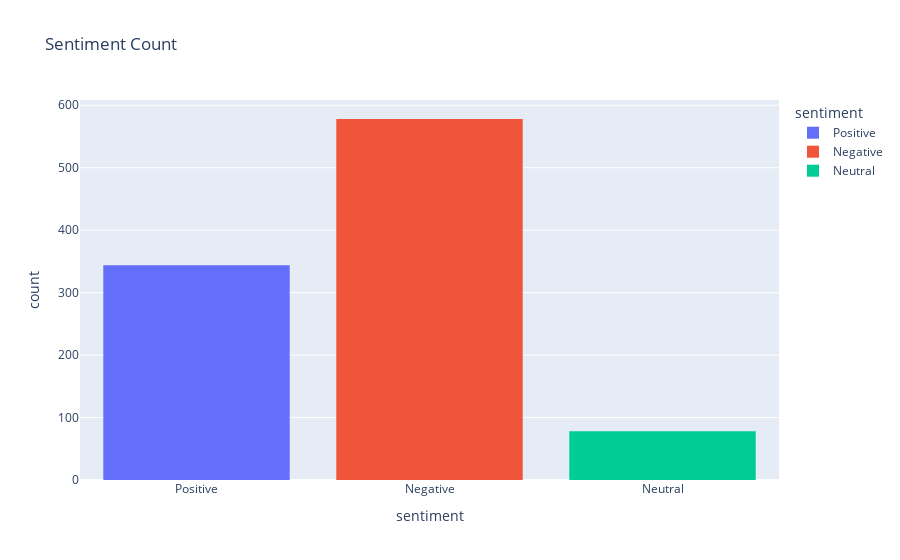

Here is the notebook cell this chart was saved with:
### Code cell
# Count the sentiment and make the chart using plotly, where Positive is green, Neutral is yellow, and Negative is red
fig = px.histogram(new_df, x="sentiment", color="sentiment", title="Sentiment Count")
fig.show()

### Figure 1 — Plotly figure (JSON) as saved in the notebook; plotly's stock layout.template omitted (floating-point values rounded to 4 significant figures; data arrays with more than 128 entries replaced by an {"elided": "..."} marker saying what was removed)
{"data": [{"alignmentgroup": "True", "bingroup": "x", "hovertemplate": "sentiment=%{x}<br>count=%{y}<extra></extra>", "legendgroup": "Positive", "marker": {"color": "#636efa", "pattern": {"shape": ""}}, "name": "Positive", "offsetgroup": "Positive", "orientation": "v", "showlegend": true, "type": "histogram", "x": {"elided": "344 str values"}, "xaxis": "x", "yaxis": "y"}, {"alignmentgroup": "True", "bingroup": "x", "hovertemplate": "sentiment=%{x}<br>count=%{y}<extra></extra>", "legendgroup": "Negative", "marker": {"color": "#EF553B", "pattern": {"shape": ""}}, "name": "Negative", "offsetgroup": "Negative", "orientation": "v", "showlegend": true, "type": "histogram", "x": {"elided": "578 str values"}, "xaxis": "x", "yaxis": "y"}, {"alignmentgroup": "True", "bingroup": "x", "hovertemplate": "sentiment=%{x}<br>count=%{y}<extra></extra>", "legendgroup": "Neutral", "marker": {"color": "#00cc96", "pattern": {"shape": ""}}, "name": "Neutral", "offsetgroup": "Neutral", "orientation": "v", "showlegend": true, "type": "histogram", "x": ["Neutral", "Neutral", "Neutral", "Neutral", "Neutral", "Neutral", "Neutral", "Neutral", "Neutral", "Neutral", "Neutral", "Neutral", "Neutral", "Neutral", "Neutral", "Neutral", "Neutral", "Neutral", "Neutral", "Neutral", "Neutral", "Neutral", "Neutral", "Neutral", "Neutral", "Neutral", "Neutral", "Neutral", "Neutral", "Neutral", "Neutral", "Neutral", "Neutral", "Neutral", "Neutral", "Neutral", "Neutral", "Neutral", "Neutral", "Neutral", "Neutral", "Neutral", "Neutral", "Neutral", "Neutral", "Neutral", "Neutral", "Neutral", "Neutral", "Neutral", "Neutral", "Neutral", "Neutral", "Neutral", "Neutral", "Neutral", "Neutral", "Neutral", "Neutral", "Neutral", "Neutral", "Neutral", "Neutral", "Neutral", "Neutral", "Neutral", "Neutral", "Neutral", "Neutral", "Neutral", "Neutral", "Neutral", "Neutral", "Neutral", "Neutral", "Neutral", "Neutral", "Neutral"], "xaxis": "x", "yaxis": "y"}], "layout": {"barmode": "relative", "legend": {"title": {"text": "sentiment"}, "tracegroupgap": 0}, "title": {"text": "Sentiment Count"}, "xaxis": {"anchor": "y", "categoryarray": ["Positive", "Negative", "Neutral"], "categoryorder": "array", "domain": [0, 1], "title": {"text": "sentiment"}}, "yaxis": {"anchor": "x", "domain": [0, 1], "title": {"text": "count"}}}}
